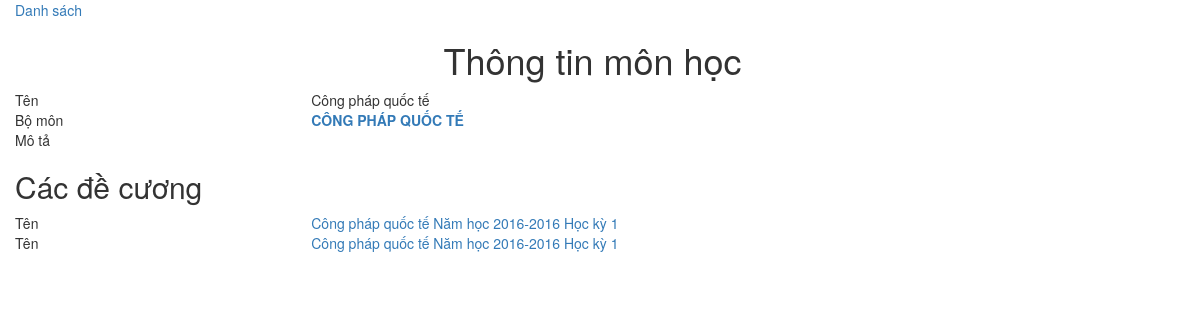
The app's page /subject/1/, older data.
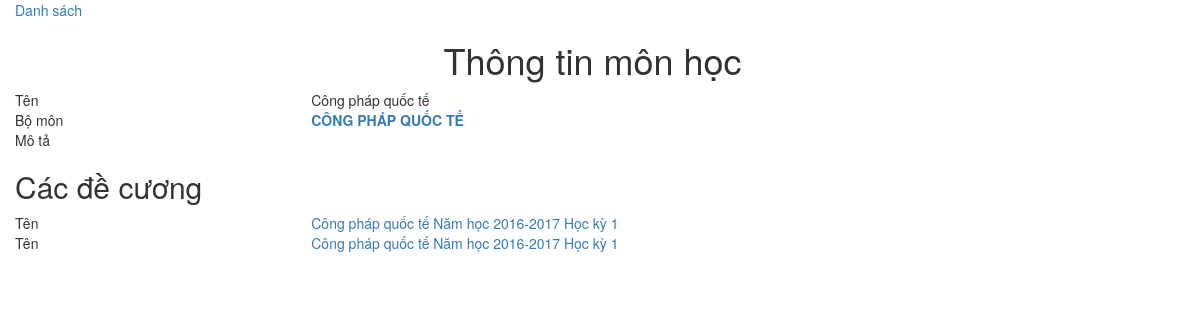
The same page, newer data.
### university/models.py (models this page shows, shortened)
class Subject(BaseModel, NameModel, CreatorModel):
    CREDIT_CHOICES = [(i, "%s tín chỉ" % i) for i in range(1, 6)]
    specialized_study=models.ForeignKey(SpecializedStudy, blank=True, verbose_name=u'Bộ môn')
    credit=models.SmallIntegerField(blank=False, default=2,
                               choices=CREDIT_CHOICES,
                               verbose_name=u'Số tín chỉ')
    description = DescriptionField()
    class Meta:
        verbose_name=u'Môn học'
        verbose_name_plural=verbose_name
    def __unicode__(self):
        return self.name
    def get_university(self):
        return self.specialized_study.university
    get_university.short_description=u'Đại học'

class SpecializedStudy(BaseModel, NameModel, CreatorModel):
    faculty = models.ForeignKey(Faculty, blank=True, verbose_name=u'Khoa')
    address = models.CharField(blank=True, max_length=100,
                                 verbose_name=u'Địa chỉ')
    university=models.ForeignKey(University, blank=False, verbose_name=u'Trường đại học')
    description = DescriptionField()
    class Meta:
        verbose_name = u'Bộ môn'
        verbose_name_plural = verbose_name

class StudySession(BaseModel, CreatorModel):
    semester=models.ForeignKey(Semester, blank=False, null=False,
                                 verbose_name=u'Học kỳ')
    ORDER_CHOICES = (
        (None, None),
        (0, u'15 tuần'),
        (1, 1),
        (2, 2),
        (3, 3),)
    order = models.SmallIntegerField(blank=False, null=False, choices=ORDER_CHOICES,
                                    default=None,
                                    verbose_name=u'Đợt',
                                    help_text=u'Để 0 nếu là môn 15 tuần')
    start_date=models.DateField(blank=True, null=False, verbose_name=u'Ngày bắt đầu',
                                    help_text=u'Để trống nếu trùng với ngày của kỳ học')
    end_date=models.DateField(blank=True, null=False, verbose_name=u'Ngày kết thúc',
                                    help_text=u'Để trống nếu trùng với ngày của kỳ học')
    description = DescriptionField()
    class Meta:
        verbose_name = u'Đợt học'
        verbose_name_plural = verbose_name
    def __unicode__(self):
        if self.order == 0 :
            return u'Năm học %s Học kỳ %s' % (self.semester.scholastic.name, self.semester.order)
        return u'Năm học %s Học kỳ %s Đợt %s' % (self.semester.scholastic.name, self.semester.order, self.order)

class Semester(BaseModel, CreatorModel):
    university=models.ForeignKey(University, blank=False, null=False, verbose_name=u'Trường đại học')
    scholastic=models.ForeignKey(Scholastic, blank=False, null=False,
                                 verbose_name=u'Năm học')
    ORDER_CHOICES = [(order, u'Kỳ %s' % order) for order in range(1, 3)]
    order = models.SmallIntegerField(blank=False, null=True, choices=ORDER_CHOICES,
                                    default=1,
                                    verbose_name=u'Học kỳ')
    start_date=models.DateField(blank=True, null=False, verbose_name=u'Ngày bắt đầu',
                                    help_text=u'Để trống nếu trùng với ngày của năm học')
    end_date=models.DateField(blank=True, null=False, verbose_name=u'Ngày kết thúc',
                                    help_text=u'Để trống nếu trùng với ngày của năm học')
    description = DescriptionField()
    class Meta:
        verbose_name = u'Học kỳ'
        verbose_name_plural = verbose_name

class Scholastic(BaseModel, CreatorModel):
    name = models.CharField(blank=False, max_length=255,
                            verbose_name=u'Tên')
    start_date=models.DateField(blank=False, null=False, verbose_name=u'Ngày bắt đầu')
    end_date=models.DateField(blank=False, null=False, verbose_name=u'Ngày kết thúc')
    description = DescriptionField()
    class Meta:
        verbose_name = u'Năm học'
        verbose_name_plural = verbose_name

### outline/models.py (models this page shows, shortened)
class Outline(BaseModel, CreatorModel):
    study_session=models.ForeignKey(StudySession, blank=False, null=False,
                                 verbose_name=u'Đợt học')
    subject=models.ForeignKey(Subject, blank=False, null=False,
                              verbose_name=u'Môn học')
    course=models.ForeignKey(Course, blank=True, null=True,
                             verbose_name=u'Khóa')
    STUDY_TIME_TYPE=(
        (0, u'15 tuần'),
        (1, u'5 tuần'),
    )
    study_time_type=models.SmallIntegerField(blank=False, default=0, null=False,
                                choices=STUDY_TIME_TYPE,
                                verbose_name=u'Tuần học')
    description = DescriptionField()
    class Meta:
        verbose_name=u'Đề cương'
        verbose_name_plural=verbose_name
    def __unicode__(self):
        return '%s %s' % (self.subject, self.study_session)
    def course_verbose(self):
        return self.course if self.course else u'Tất cả'
    course_verbose.short_description = u'Khoá'
    def university_verbose(self):
        return self.subject.specialized_study.university
    university_verbose.short_description = u'Đại học'

### university/views.py (the view)
# urls.py: url(r'^subject/(?P<pk>\d+)/$', SubjectDetailView.as_view(), name='subject_detail'),
class SubjectDetailView(DetailView):
	model = Subject
	def get_context_data(self, **kwargs):
		context = super(SubjectDetailView, self).get_context_data(**kwargs)
		context['outlines'] = Outline.objects.filter(subject__id=context['object'].id)
		return context

### university/templates/university/subject_detail.html (shortened to what this page needs)
{% extends "base.html" %}
{% block content %}
<div class="row">
	<div class="col-xs-3"><a href="{% url 'subject_list' %}">Danh sách</a></div>
</div>
<div class="row">
	<div class="col-xs-12"><h1 class="text-center">Thông tin môn học</h1></div>
	<div class="col-xs-3">Tên</div>
	<div class="col-xs-9">{{ object.name }}</div>
	<div class="col-xs-3">Bộ môn</div>
	<div class="col-xs-9"><a href="{% url 'specialized_study_detail' object.specialized_study.id %}"><b>{{ object.specialized_study.name | upper }}</b></a></div>
	<div class="col-xs-3">Mô tả</div>
	<div class="col-xs-9">{{ object.description }}</div>
</div>
<div class="row">
<div class="col-xs-12"><h2>Các đề cương</h2></div>
{% for outline in outlines %}
	<div class="col-xs-3">Tên</div>
	<div class="col-xs-9"><a href="{% url 'outline_detail' outline.id %}">{{ outline }}</a></div>
{% empty %}
    <div class="col-xs-12 empty-list">Không có đề cương nào.</div>
{% endfor %}
</div>
{% endblock content %}

### templates/base.html (shortened to what this page needs)
{% load staticfiles %}
<!DOCTYPE html>
<html lang="vi">
  <head>
        <link type="text/css" rel="stylesheet" href="{% static 'css/bootstrap.min.css' %}">
        <link type="text/css" rel="stylesheet" href="{% static 'css/bootstrap-responsive.min.css' %}">
    </head>
    <body>
        <div class="container">
        {% block content %}{% endblock content %}
        </div>
    </body>
</html>

Row changes from the older to the newer data that the page shows:
changed through a linked row, Outline (number 1 of 2 on the later page): subject+study_session "Công pháp quốc tế Năm học 2016-2016 Học kỳ 1" → "Công pháp quốc tế Năm học 2016-2017 Học kỳ 1"
changed through a linked row, Outline (number 2 of 2 on the later page): subject+study_session "Công pháp quốc tế Năm học 2016-2016 Học kỳ 1" → "Công pháp quốc tế Năm học 2016-2017 Học kỳ 1"
